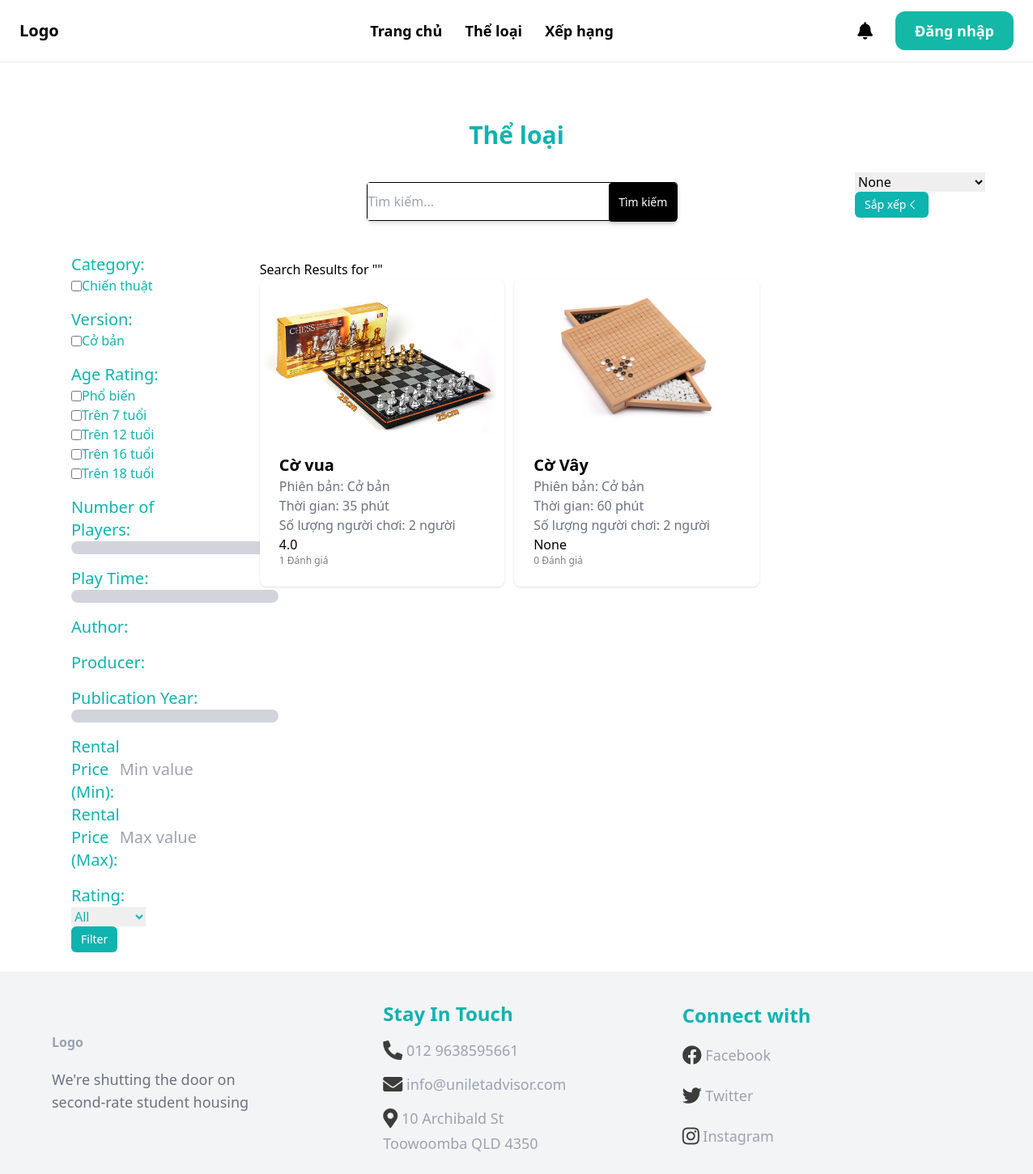
Before: /boardgames/search/ with the older database file.
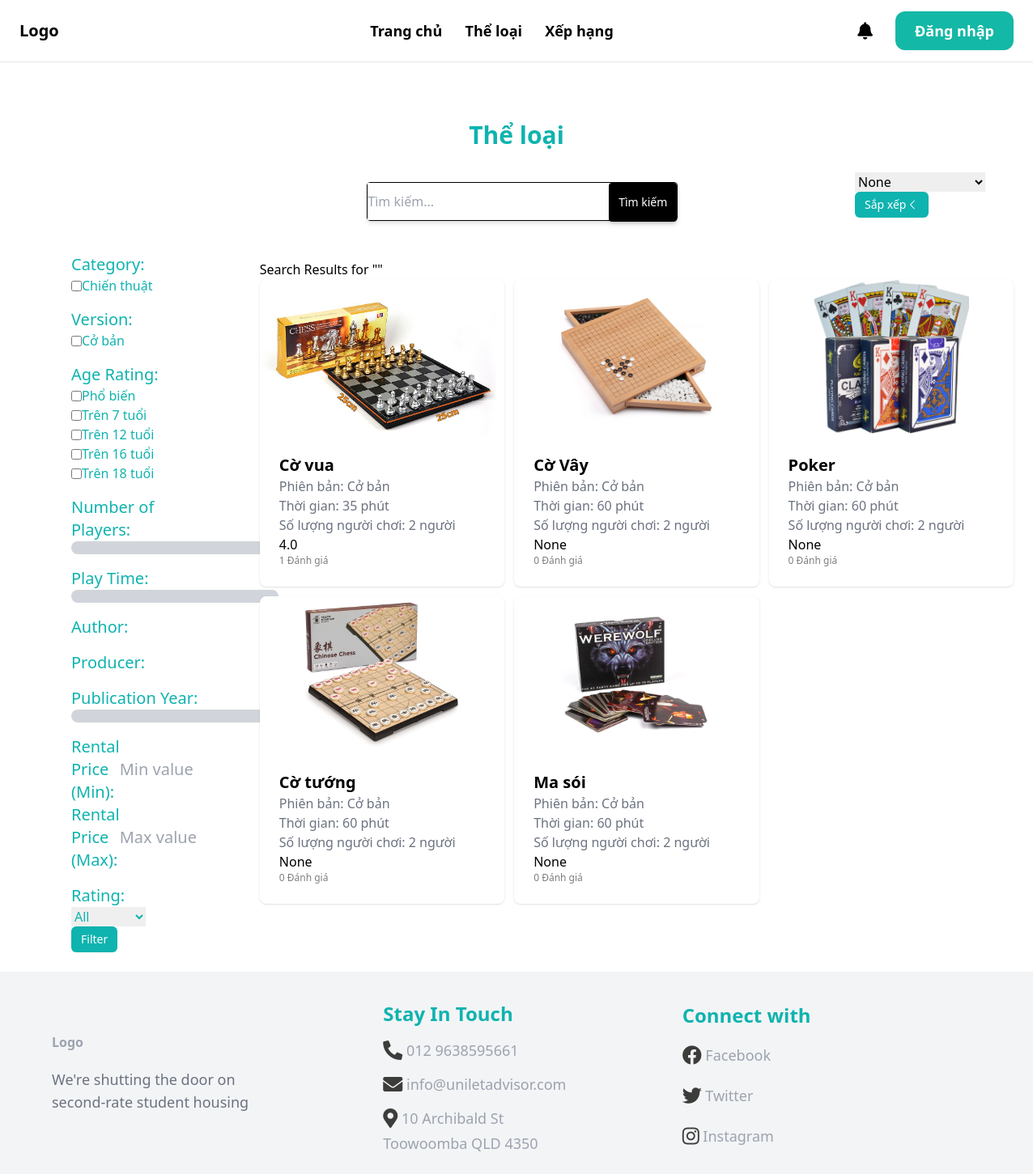
After: the same page with the newer database file.
### boardgame/models.py (models this page shows, shortened)
class Category(models.Model):
    title = models.CharField(max_length=100, default=None)
    cid = ShortUUIDField(unique=True, primary_key=True, prefix="cat", alphabet='1234567890', length=2, max_length=6)
    description = models.TextField(null=True, blank=True)
    class Meta:
        verbose_name_plural = 'Category'

class Version(models.Model):
    title = models.CharField(max_length=100, default=None)
    vid = ShortUUIDField(unique=True, primary_key=True, prefix="ver", alphabet='1234567890', length=2, max_length=6)
    description = models.TextField(null=True, blank=True)
    class Meta:
        verbose_name_plural = 'Version'
    def __str__(self):
        return self.title

class  Boardgame(models.Model):
    AGE_RATINGS = (
        ('G', 'Phổ biến'),
        ('7+', 'Trên 7 tuổi'),
        ('12+', 'Trên 12 tuổi'),
        ('16+', 'Trên 16 tuổi'),
        ('18+', 'Trên 18 tuổi'),
    )
    STATUS_BG = (
        ('out_of_stock', 'Boardgame này đã hết'),
        ('stocking', 'Boardgame này vẫn còn'),
    )
    bgid = ShortUUIDField(unique=True, primary_key=True, prefix="bg", alphabet='1234567890', length=2, max_length=6)
    user = models.ForeignKey(User, on_delete=models.SET_NULL, null=True)
    date = models.DateTimeField(default=timezone.now)
    category= models.ForeignKey(Category, on_delete=models.SET_NULL, null=True)
    version = models.ForeignKey(Version, on_delete=models.SET_NULL, null=True)
    title = models.CharField(max_length=100)
    image = models.ImageField(upload_to="user_directory_path")
    description = models.TextField(null=True, blank=True, default="This is the boardgame")
    rule = models.TextField(null=True, blank=True, default="This is rule for boardgame")
    age_rating = models.CharField(choices=AGE_RATINGS, max_length=5, default="G")
    people = models.IntegerField()
    play_time = models.IntegerField()
    price = models.DecimalField(max_digits=99999999999999, decimal_places=2)
    author = models.ForeignKey(Author, on_delete=models.SET_NULL, null=True, blank=True)
    producer = models.ForeignKey(Producer, on_delete=models.SET_NULL, null=True, blank=True)
    publication_year = models.IntegerField(default="2000")
    boardgame_status = models.CharField(choices=STATUS_BG, max_length=20, default="out_of_stock")
    in_stock = models.PositiveIntegerField(default=0)
    order = models.PositiveIntegerField(default=0)
    rental = models.PositiveIntegerField(default=0)
    total = models.PositiveIntegerField(default=0)
    class Meta:
        verbose_name_plural = "Boardgame"
    def get_average_rating(self):
        return self.reviews.aggregate(avg_rating=Avg('rating'))['avg_rating']

### boardgame/views.py (the view)
# urls.py: path('search/', views.search_view, name='search'),
def search_view(request):
    if request.method == 'GET':
        query = request.GET.get('query', '')
        sort_by = request.GET.get('sort_by', '')
        filters = {
            'category': request.GET.get('category', None),
            'version': request.GET.get('version', None),
            'people': request.GET.get('people', None),
            'age_rating': request.GET.get('age_rating', None),
            'play_time': request.GET.get('play_time', None),
            'author': request.GET.get('author', None),
            'producer': request.GET.get('producer', None),
            'publication_year': request.GET.get('publication_year', None),
            'rental_price': request.GET.get('rental_price', None),
            'rating': request.GET.get('rating', None),
        }
        boardgames = search_boardgames(query)
        if sort_by:
            boardgames = sort_boardgames(boardgames, sort_by)
        boardgames = filter_boardgames(boardgames, filters)
        categorys = Category.objects.all()
        versions = Version.objects.all()
        age_rating_choices = Boardgame.AGE_RATINGS
        authors = Author.objects.all()
        producers = Producer.objects.all()
        context = {
            'boardgames': boardgames,
            'query': query,
            'sort_by': sort_by,
            'filters': filters,
            'categorys': categorys,
            'versions': versions,
            'age_rating_choices': age_rating_choices,
            'authors': authors,
            'producers': producers,
        }
        return render(request, 'boardgame/search.html', context)

### templates/boardgame/search.html (shortened to what this page needs)
{% extends 'core/base.html' %}
{% block content %}
    <div class="text-center pt-12 text-3xl font-bold text-[#0FB3AF]">Thể loại</div>
    <div class="mt-6 ml-80 w-4/5 flex justify-around items-center">
        <div class="flex justify-center">
            <form action="{% url 'boardgame:search' %}" method="GET">
                <div class="mt-4 flex justify-between flex border border-black w-96 h-12 rounded shadow-md ">
                    <input type="text" name="q" placeholder="Tìm kiếm...">
                    <button type="submit"
                        class="bg-black hover:bg-[#0FB3AFCC] rounded shadow-md  px-3 text-sm h-12 text-white">
                        Tìm kiếm
                    </button>
                </div>
            </form>
        </div>
        <div>
            <form action="{% url 'boardgame:search' %}" method="GET">
                <select name="sort_by" id="sort_by">
                  <option value="">None</option>
                </select>
                <button type="submit"
                    class="bg-[#0FB3AF] hover:bg-[#0FB3AFCC] flex justify-center flex items-center rounded-md px-3 text-sm text-white h-8">
                    Sắp xếp
                    <svg xmlns="http://www.w3.org/2000/svg" viewBox="0 0 24 24" fill="white" class="w-4 h-4">
                        <path fill-rule="evenodd"
                            d="M7.72 12.53a.75.75 0 010-1.06l7.5-7.5a.75.75 0 111.06 1.06L9.31 12l6.97 6.97a.75.75 0 11-1.06 1.06l-7.5-7.5z"
                            clip-rule="evenodd" />
                </svg>
            </button>
            </form>
        </div>
    </div>
    <div class="grid grid-cols-5 gap-4">
        <div class="mt-10 ml-16">
            <form method="GET" action="{% url 'boardgame:search' %}" >
                <div class="grid grid-cols-1 gap-4">
                    <div>
                        <div class="text-[#0FB3AF] text-xl font-medium flex items-center">
                            <label for="category" class="mr-2">Category:</label>
                        </div>
                        {% for category in categorys %}
                            <div class="text-[#0FB3AF] text-md font-medium flex items-center">
                                <input type="checkbox" name="category[]" value="{{ category.title }}" id="{{ category.cid }}">
                                <label for="{{ category.cid }}">{{ category.title }}</label>
                            </div>
                        {% endfor %}
                    </div>
                    <div>
                        <div class="text-[#0FB3AF] text-xl font-medium flex items-center ">
                            <label for="version" class="mr-2">Version:</label>
                        </div>
                        {% for version in versions %}
                            <div class="text-[#0FB3AF] text-md font-medium flex items-center">
                                <input type="checkbox" name="version[]" value="{{ version.title }}" id="{{ version.vid }}">
                                <label for="{{ version.vid }}">{{ version.title }}</label>
                            </div>
                        {% endfor %}
                    </div>
                    <div>
                        <div class="text-[#0FB3AF] text-xl font-medium flex items-center">
                            <label for="age_rating" class="mr-2">Age Rating:</label>
                        </div>
                        {% for choice in age_rating_choices %}
                            <div class="text-[#0FB3AF] text-md font-medium flex items-center">
                                <input type="checkbox" name="age_rating" id="age_rating_{{ choice.0 }}" value="{{ choice.0 }}">
                                <label for="age_rating_{{ choice.0 }}">{{ choice.1 }}</label>
                            </div>
                        {% endfor %}
                    </div>
                    <div>
                        <div class="text-[#0FB3AF] text-xl font-medium flex items-center">
                            <label for="people">Number of Players:</label>
                        </div>
                        <div id="people_slider" class="w-64 h-4 bg-gray-300 rounded-full"></div>
                    </div>
                    <div>
                        <div class="text-[#0FB3AF] text-xl font-medium flex items-center">
                            <label for="play_time">Play Time:</label>
                        </div>
                        <div id="play_time_slider" class="w-64 h-4 bg-gray-300 rounded-full"></div>
                    </div>
                    <div>
                        <div class="text-[#0FB3AF] text-xl font-medium flex items-center">
                            <label for="author">Author:</label>
                        </div>
                    </div>
                    <div>
                        <div class="text-[#0FB3AF] text-xl font-medium flex items-center">
                            <label for="producer">Producer:</label>
                        </div>
                    </div>
                    <div>
                        <div class="text-[#0FB3AF] text-xl font-medium flex items-center">
                            <label for="publication_year">Publication Year:</label>
                        </div>
                        <div id="publication_year_slider" class="w-64 h-4 bg-gray-300 rounded-full"></div>
                    </div>
                    <div>
                        <div class="text-[#0FB3AF] text-xl font-medium flex items-center">
                            <label for="rental_price_min">Rental Price (Min):</label>
                            <input type="text" id="rental_price_min" name="rental_price_min" placeholder="Min value" />
                        </div>
                        <div class="text-[#0FB3AF] text-xl font-medium flex items-center">
                            <label for="rental_price_max">Rental Price (Max):</label>
                            <input type="text" id="rental_price_max" name="rental_price_max" placeholder="Max value" />
                        </div>
                    </div>
                    <div>
                        <div class="text-[#0FB3AF] text-xl font-medium flex items-center">
                            <label for="rating">Rating:</label>
                        </div>
                        <div class="text-[#0FB3AF] text-md font-medium flex items-center">
                            <select name="rating" id="rating">
                                <option value="">All</option>
                            </select>
                        </div>
                    </div>
                </div>
                <button type="submit" class="bg-[#0FB3AF] hover:bg-[#0FB3AFCC] flex justify-center flex items-center rounded-md px-3 text-sm text-white h-8">
                    Filter
                </button>
            </form>
        </div>
        <div class="mt-12 ml-12 col-span-4">
            {% if boardgames %}
                <h1>Search Results for "{{ query }}"</h1>
                <ul>
                    <div class="grid grid-cols-3 gap-3 ">
                        {% for boardgame in boardgames %}
                            <div class="shadow bg-[#ffffff] rounded-lg">
                                <a href="{% url "boardgame:detail" boardgame.bgid %}" class="boardgame-info">
                                    <div>
                                        <img src="{{ boardgame.image.url }}" class="rounded-t-lg object-contain max-h-48 w-full transition "
                                            sizes="100vw">
                                    </div>
                                    <div class="p-6 rounded-b-xl bg-white-100">
                                        <h2 class="text-xl font-bold">{{ boardgame.title }}</h2>
                                        <p class="text-gray-500">Phiên bản: {{ boardgame.version }}</p>
                                        <p class="text-gray-500">Thời gian: {{ boardgame.play_time }} phút</p>
                                        <p class="text-gray-500">Số lượng người chơi: {{ boardgame.people }} người</p>
                                        {{boardgame.get_average_rating}}
                                        <div class="font-thin text-[#7E7E7E] font-['Open Sans'] text-xs">
                                            {{boardgame.reviews.all.count}} Đánh giá
                                        </div>
                                    </div>
                                </a>
                            </div>
                        {% endfor %}
                        </div>
                </ul>
            {% else %}
                <h1>No results found for "{{ query }}"</h1>
            {% endif %}
        </div>
    </div>
{% endblock %}

Changed rows visible on the page:
added Boardgame: image (picture), title "Poker", version "Cở bản", play_time "60", people "2", get_average_rating "None", reviews.all.count "0"
added Boardgame: image (picture), title "Cờ tướng", version "Cở bản", play_time "60", people "2", get_average_rating "None", reviews.all.count "0"
added Boardgame: image (picture), title "Ma sói", version "Cở bản", play_time "60", people "2", get_average_rating "None", reviews.all.count "0"
